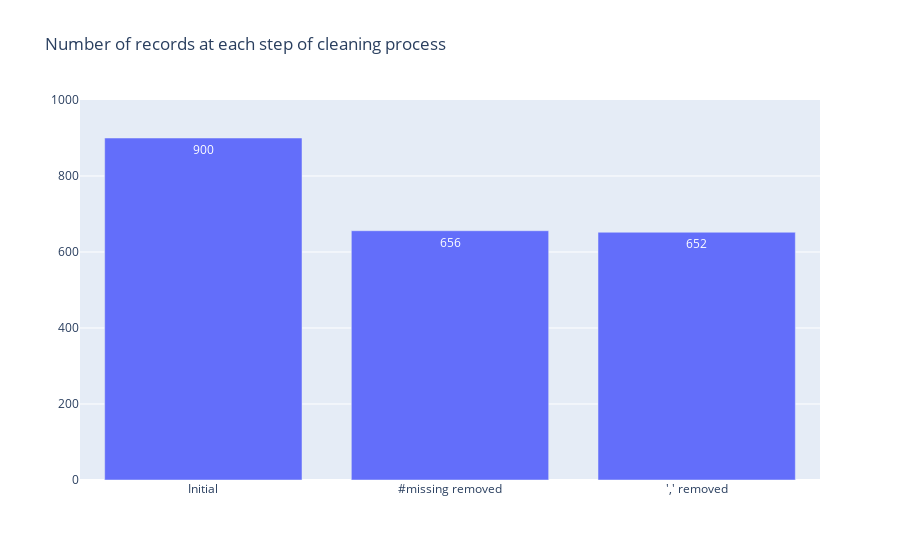

Notebook code for this chart:
### Code cell
import plotly.graph_objects as go

# Define your x and y values
x_values = ['Initial', '#missing removed', '\',\' removed']
y_values = [900, 656, 652]

# Create the figure with the new x and y values
fig = go.Figure(
    data=[go.Bar(x=x_values, y=y_values,text=y_values,  # Set the bar texts with the y values
            textposition='auto',)],
    layout_title_text="Number of records at each step of cleaning process"
)
fig.update_layout(
    yaxis=dict(
        range=[0, 1000]  # Set the range [min, max]
    )
)
# Show the figure
fig.show()

### Figure 1 — Plotly figure (JSON) as saved in the notebook; plotly's stock layout.template omitted (floating-point values rounded to 4 significant figures)
{"data": [{"text": ["900", "656", "652"], "textposition": "auto", "type": "bar", "x": ["Initial", "#missing removed", "',' removed"], "y": [900, 656, 652]}], "layout": {"title": {"text": "Number of records at each step of cleaning process"}, "yaxis": {"range": [0, 1000]}}}
